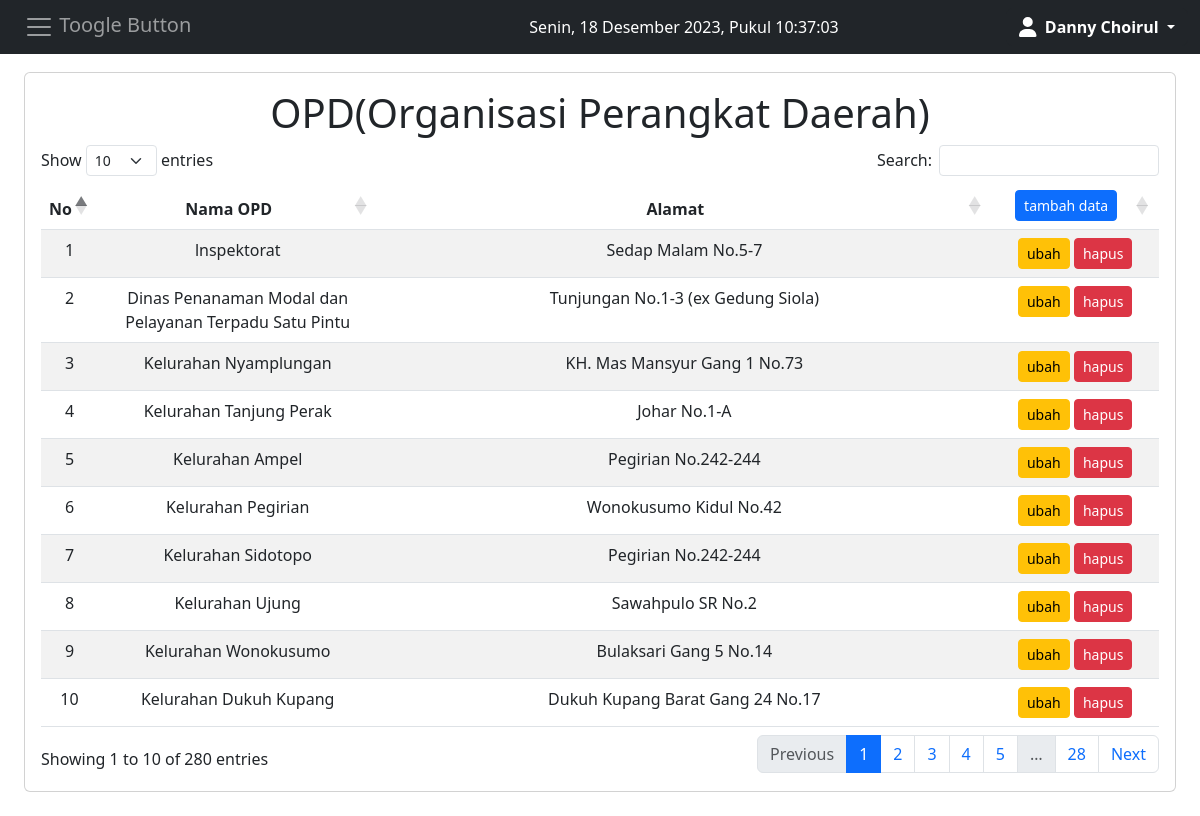
The page /opd/index.php (signed in) on the database its author committed.
### tables this page shows
CREATE TABLE `opd`  (
  `id_opd` varchar(255) NOT NULL,
  `nama_opd` varchar(255) NOT NULL,
  `alamat_opd` varchar(255) NOT NULL,
  PRIMARY KEY (`id_opd`) USING BTREE,
  INDEX `nama_opd`(`nama_opd`) USING BTREE,
  INDEX `nama_opd_2`(`nama_opd`, `id_opd`, `alamat_opd`) USING BTREE,
  INDEX `nama_opd_3`(`nama_opd`, `id_opd`) USING BTREE
);

### koneksi.php (called while the page is built)
<?php
$db = mysqli_connect("localhost", "root", "", "pendataan");
function query($query)
{
    global $db;
    $result = mysqli_query($db, $query);
    $rows = [];
    while ($row = mysqli_fetch_assoc($result)) {
        $rows[] = $row;
    }
    return $rows;
}

### opd/index.php (the view, shortened to what this page needs)
<?php
require '../header.php';
$opd = query("SELECT * FROM opd ORDER BY id_opd Asc");
?>
<body>
  <div class="p-4" id="main-content">
    <div class="card mt-5">
      <div class="card-body">
        <h1 style="text-align:center">OPD(Organisasi Perangkat Daerah) </h1>
        <table class="table table-striped" id="datatable">
          <thead>
            <tr style="text-align:center">
              <th style="text-align:center" style="width: 15%">No</th>
              <th width="25%" style="text-align:center">Nama OPD</th>
              <th style="text-align:center">Alamat</th>
              <th width="15%" style="text-align:center">
                <a class="btn btn-sm btn-primary" href="tambah.php" role="button">tambah data</a>
              </th>
            </tr>
          <tbody>
            <?php $no = 1; ?>
            <?php foreach ($opd as $row) : ?>
              <tr>
                <td width="5%" style="text-align: center;" scope="row"><?= $no; ?></td>
                <td style="text-align: center;"><?= $row["nama_opd"]; ?></td>
                <td style="text-align: center;"><?= $row["alamat_opd"]; ?></td>
                <td style="text-align: center">
                  <a class="btn btn-sm btn-warning" href="ubah.php?id_opd=<?= $row["id_opd"]; ?>" role="button">ubah</a>
                  <a class="btn btn-sm btn-danger" href="hapus.php?id_opd=<?= $row["id_opd"]; ?>" onclick="return confirm('yakin?');" role="button">hapus</a>
                </td>
              </tr>
            <?php $no++;
            endforeach; ?>
          </tbody>
          </thead>
        </table>
      </div>
    </div>
  </div>
</body>
<?php require '../footer.php'; ?>

### rows shown on the page
opd: nama_opd "lnspektorat", alamat_opd "Sedap Malam No.5-7"
opd: nama_opd "Dinas Penanaman Modal dan Pelayanan Terpadu Satu Pintu", alamat_opd "Tunjungan No.1-3 (ex Gedung Siola)"
opd: nama_opd "Kelurahan Nyamplungan", alamat_opd "KH. Mas Mansyur Gang 1 No.73"
opd: nama_opd "Kelurahan Tanjung Perak", alamat_opd "Johar No.1-A"
opd: nama_opd "Kelurahan Ampel", alamat_opd "Pegirian No.242-244"
opd: nama_opd "Kelurahan Pegirian", alamat_opd "Wonokusumo Kidul No.42"
opd: nama_opd "Kelurahan Sidotopo", alamat_opd "Pegirian No.242-244"
opd: nama_opd "Kelurahan Ujung", alamat_opd "Sawahpulo SR No.2"
opd: nama_opd "Kelurahan Wonokusumo", alamat_opd "Bulaksari Gang 5 No.14"
opd: nama_opd "Kelurahan Dukuh Kupang", alamat_opd "Dukuh Kupang Barat Gang 24 No.17"

### other values the page prints
$_SESSION["nama_pengguna"] "Danny Choirul"
